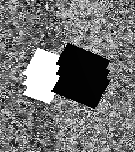
#> input picture artifacts/uploads/crops/survey_1/AF-001_crop.png, 135 x 152 px
$ python -i preprocessing.py   (imports and definitions only)
#> lines starting #> are read from the running program, lines starting #| are printed output that depends on the picture
#> further down, picture is the input picture: shape (152, 135, 3); min 1, max 255, mean 114.1
import cv2
import numpy as np
from typing import Dict, Any, Tuple, Optional

class SonarPreprocessor:
    """
    Physics-informed Side-Scan Sonar (SSS) preprocessing engine.
    Handles nadir identification, TVG/beam pattern normalization,
    speckle noise suppression, slant-range correction, and CLAHE.
    """

    PRESETS = {
        "STANDARD": {
            "clahe_clip": 2.5,
            "clahe_grid": (8, 8),
            "denoise_h": 6,
            "filter_type": "bilateral",
            "percentile_low": 2.0,
            "percentile_high": 98.0,
        },
        "HIGH_CONTRAST": {
            "clahe_clip": 4.0,
            "clahe_grid": (8, 8),
            "denoise_h": 8,
            "filter_type": "bilateral",
            "percentile_low": 1.0,
            "percentile_high": 99.0,
        },
        "LOW_SNR": {
            "clahe_clip": 2.0,
            "clahe_grid": (12, 12),
            "denoise_h": 12,
            "filter_type": "median_bilateral",
            "percentile_low": 5.0,
            "percentile_high": 95.0,
        },
        "CONSERVATIVE": {
            "clahe_clip": 1.5,
            "clahe_grid": (6, 6),
            "denoise_h": 4,
            "filter_type": "gaussian",
            "percentile_low": 1.0,
            "percentile_high": 99.0,
        }
    }

    def __init__(self, preset: str = "STANDARD"):
        self.preset_name = preset if preset in self.PRESETS else "STANDARD"
        self.config = self.PRESETS[self.preset_name]

    def process(
        self,
        image: np.ndarray,
        sensor_altitude_m: Optional[float] = None,
        slant_range_max_m: Optional[float] = None
    ) -> Tuple[np.ndarray, Dict[str, Any]]:
        """
        Executes real physics-based sonar preprocessing.
        Returns:
            processed_image: uint8 numpy array (H, W) or (H, W, 3)
            diagnostics: Dict containing SNR, dynamic range, and filter stats.
        """
        # Ensure grayscale working image
        if len(image.shape) == 3:
            gray = cv2.cvtColor(image, cv2.COLOR_BGR2GRAY)
        else:
            gray = image.copy()

        h, w = gray.shape
#> h = 152; w = 135
        raw_mean = float(np.mean(gray))
#> raw_mean = 114.1
        raw_std = float(np.std(gray))
#> raw_std = 76.28
        raw_snr = float(raw_mean / (raw_std + 1e-6))
#> raw_snr = 1.5

        # Step 1: Beam Pattern / Time-Varying Gain (TVG) Normalization across range
        # Side-scan sonar has acoustic falloff with slant range.
        # Compute mean intensity profile across the horizontal range axis (W)
        range_profile = np.mean(gray, axis=0, dtype=np.float32)
#> range_profile = 135 values, max 156.4 at index 47, min 78.65 at index 68, mean 114.1
        # Smooth the profile to prevent striping
        range_profile_smooth = cv2.GaussianBlur(range_profile.reshape(1, -1), (1, 31), 0)[0]
#> range_profile_smooth has the same summary as range_profile
        # Normalize: target uniform background average of 120
        target_bg = 120.0
        gain_curve = target_bg / (range_profile_smooth + 1e-3)
#> gain_curve = 135 values, max 1.53 at index 68, min 0.767 at index 47, mean 1.09
        gain_curve = np.clip(gain_curve, 0.3, 3.0)  # Bound gain to prevent extreme noise amplification

        # Apply range gain
        tvg_corrected = gray.astype(np.float32) * gain_curve[np.newaxis, :]
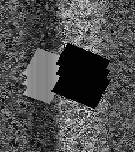
#> tvg_corrected: shape (152, 135) float32; min 0.914, max 389.1, mean 120; drawn with min black and max white
        tvg_corrected = np.clip(tvg_corrected, 0, 255).astype(np.uint8)
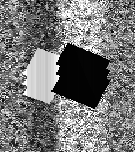
#> tvg_corrected: shape (152, 135); min 0, max 255, mean 117.8

        # Step 2: Slant-range ground correction if altitude and max range provided
        slant_corrected = tvg_corrected
        slant_applied = False
        if sensor_altitude_m is not None and slant_range_max_m is not None and slant_range_max_m > sensor_altitude_m:
            slant_corrected = self._apply_slant_range_correction(tvg_corrected, sensor_altitude_m, slant_range_max_m)
            slant_applied = True

        # Step 3: Speckle noise suppression
        filter_type = self.config["filter_type"]
        if filter_type == "bilateral":
            # Bilateral filter preserves sharp acoustic highlight-to-shadow edges while smoothing speckle
            denoised = cv2.bilateralFilter(slant_corrected, d=7, sigmaColor=35, sigmaSpace=7)
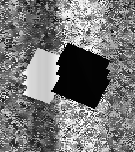
#> denoised: shape (152, 135); min 1, max 255, mean 117.6
        elif filter_type == "median_bilateral":
            med = cv2.medianBlur(slant_corrected, 3)
            denoised = cv2.bilateralFilter(med, d=7, sigmaColor=50, sigmaSpace=7)
        else:
            denoised = cv2.GaussianBlur(slant_corrected, (5, 5), 1.2)

        # Step 4: Robust Percentile Stretch
        p_low = self.config["percentile_low"]
        p_high = self.config["percentile_high"]
        val_low = np.percentile(denoised, p_low)
#> val_low = 2
        val_high = np.percentile(denoised, p_high)
#> val_high = 247
        if val_high > val_low:
            stretched = np.clip((denoised - val_low) * (255.0 / (val_high - val_low)), 0, 255).astype(np.uint8)
        else:
            stretched = denoised

        # Step 5: CLAHE (Contrast-Limited Adaptive Histogram Equalization)
        clahe = cv2.createCLAHE(
            clipLimit=self.config["clahe_clip"],
            tileGridSize=self.config["clahe_grid"]
        )
        enhanced = clahe.apply(stretched)
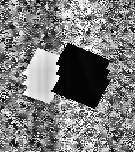
#> enhanced: shape (152, 135); min 2, max 255, mean 123.6

        # Compute post-processing diagnostics
        post_mean = float(np.mean(enhanced))
#> post_mean = 123.6
        post_std = float(np.std(enhanced))
#> post_std = 80.95
        post_snr = float(post_mean / (post_std + 1e-6))
#> post_snr = 1.53

        diagnostics = {
            "preset": self.preset_name,
            "raw_mean": round(raw_mean, 2),
            "raw_std": round(raw_std, 2),
            "raw_snr": round(raw_snr, 2),
            "post_mean": round(post_mean, 2),
            "post_std": round(post_std, 2),
            "post_snr": round(post_snr, 2),
            "snr_improvement_db": round(10.0 * np.log10(max(1e-3, post_snr / (raw_snr + 1e-6))), 2),
            "clahe_clip": self.config["clahe_clip"],
            "slant_range_corrected": slant_applied,
            "filter_applied": filter_type,
            "dimensions": {"width": w, "height": h}
        }

        # Return RGB image (replicated channels for detectors)
        out_bgr = cv2.cvtColor(enhanced, cv2.COLOR_GRAY2BGR)
        return out_bgr, diagnostics

    def _apply_slant_range_correction(
        self,
        img: np.ndarray,
        altitude_m: float,
        max_slant_m: float
    ) -> np.ndarray:
        """
        Geometrically remaps slant range Rs to ground range Rg = sqrt(Rs^2 - h^2).
        For port/starboard images, center represents nadir (Rs = h).
        """
        h_px, w_px = img.shape
        # Assuming port is left half, starboard is right half
        half_w = w_px // 2
        if half_w <= 0:
            return img

        # Compute ground range mapping for half-swath
        rs_per_px = max_slant_m / max(1, half_w)
        out_half = np.zeros((h_px, half_w), dtype=np.uint8)

        # Rg indices
        rg_max = np.sqrt(max(0.0, max_slant_m**2 - altitude_m**2))
        rg_per_px = rg_max / max(1, half_w)

        # Remap coordinates
        for col in range(half_w):
            rg = col * rg_per_px
            rs = np.sqrt(rg**2 + altitude_m**2)
            src_col = int(rs / rs_per_px)
            if src_col < half_w:
                out_half[:, col] = img[:, half_w + src_col]

        # Recombine mirrored port and starboard
        out_full = np.zeros_like(img)
        out_full[:, half_w:] = out_half
        out_full[:, :half_w] = np.fliplr(out_half)
        return out_full

>>> import cv2
>>> picture = cv2.imread('../../artifacts/uploads/crops/survey_1/AF-001_crop.png')
>>> result = SonarPreprocessor().process(picture)

$ run again, on artifacts/uploads/crops/survey_1/AF-002_crop.png
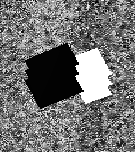
#> input picture artifacts/uploads/crops/survey_1/AF-002_crop.png, 135 x 152 px
#> picture is the input picture: shape (152, 135, 3); min 1, max 255, mean 114.1
#> raw_mean = 114.1
#> raw_std = 76.27
#> raw_snr = 1.5
#> range_profile = 135 values, max 156.4 at index 87, min 78.66 at index 66, mean 114.1
#> range_profile_smooth has the same summary as range_profile
#> gain_curve = 135 values, max 1.53 at index 66, min 0.767 at index 87, mean 1.09
#> in process, `denoised = cv2.bilateralFilter(slant_corrected, d=7, sigmaColor=35, si..`:
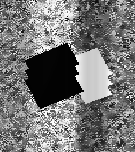
#> denoised: shape (152, 135); min 1, max 255, mean 117.6
#> val_low = 2
#> val_high = 247
#> in process, `enhanced = clahe.apply(stretched)`:
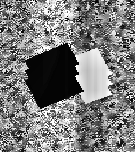
#> enhanced: shape (152, 135); min 2, max 255, mean 124.3
#> post_mean = 124.3
#> post_std = 81.05
#> post_snr = 1.53

$ run again, on artifacts/uploads/crops/survey_1/AF-003_crop.png
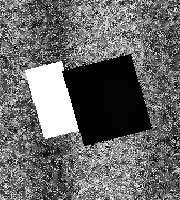
#> input picture artifacts/uploads/crops/survey_1/AF-003_crop.png, 180 x 200 px
#> picture is the input picture: shape (200, 180, 3); min 0, max 255, mean 104.8
#> raw_mean = 104.8
#> raw_std = 77.73
#> raw_snr = 1.35
#> range_profile = 180 values, max 145.6 at index 45, min 76.89 at index 92, mean 104.8
#> range_profile_smooth has the same summary as range_profile
#> gain_curve = 180 values, max 1.56 at index 92, min 0.824 at index 45, mean 1.18
#> in process, `denoised = cv2.bilateralFilter(slant_corrected, d=7, sigmaColor=35, si..`:
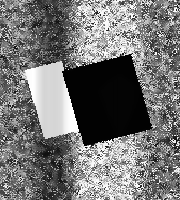
#> denoised: shape (200, 180); min 1, max 255, mean 116.6
#> val_low = 2
#> val_high = 250
#> in process, `enhanced = clahe.apply(stretched)`:
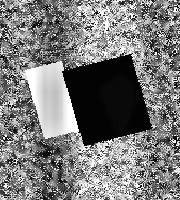
#> enhanced: shape (200, 180); min 2, max 255, mean 122.1
#> post_mean = 122.1
#> post_std = 83.98
#> post_snr = 1.45

$ run again, on artifacts/uploads/crops/survey_1/AF-004_crop.png
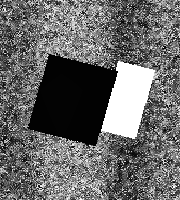
#> input picture artifacts/uploads/crops/survey_1/AF-004_crop.png, 180 x 200 px
#> picture is the input picture: shape (200, 180, 3); min 0, max 255, mean 104.8
#> raw_mean = 104.8
#> raw_std = 77.73
#> raw_snr = 1.35
#> range_profile = 180 values, max 145.6 at index 134, min 76.89 at index 87, mean 104.8
#> range_profile_smooth has the same summary as range_profile
#> gain_curve = 180 values, max 1.56 at index 87, min 0.824 at index 134, mean 1.18
#> in process, `denoised = cv2.bilateralFilter(slant_corrected, d=7, sigmaColor=35, si..`:
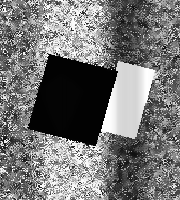
#> denoised: shape (200, 180); min 1, max 255, mean 116.6
#> val_low = 2
#> val_high = 250
#> in process, `enhanced = clahe.apply(stretched)`:
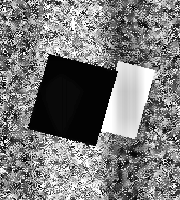
#> enhanced: shape (200, 180); min 2, max 255, mean 121.6
#> post_mean = 121.6
#> post_std = 84.25
#> post_snr = 1.44
